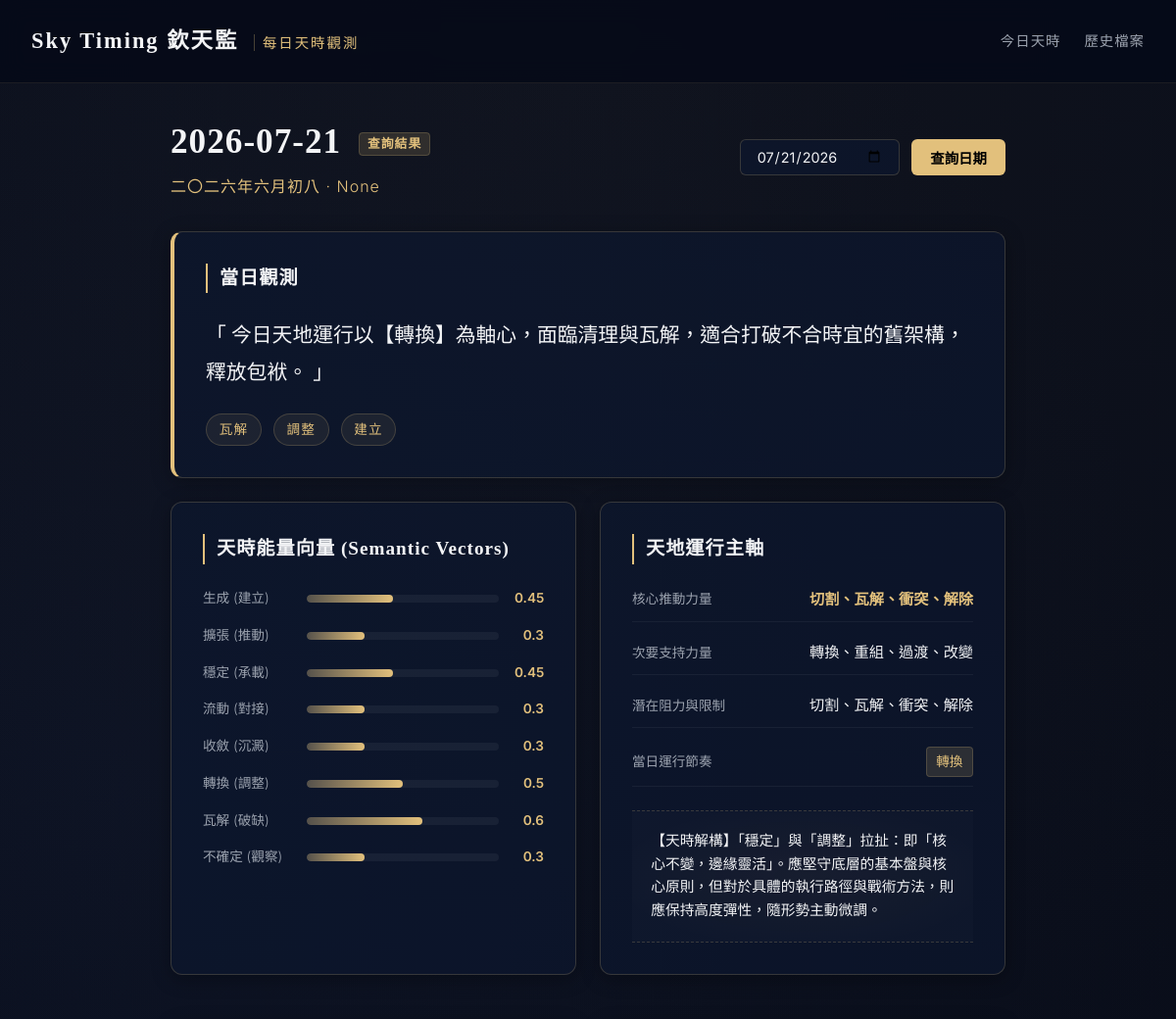
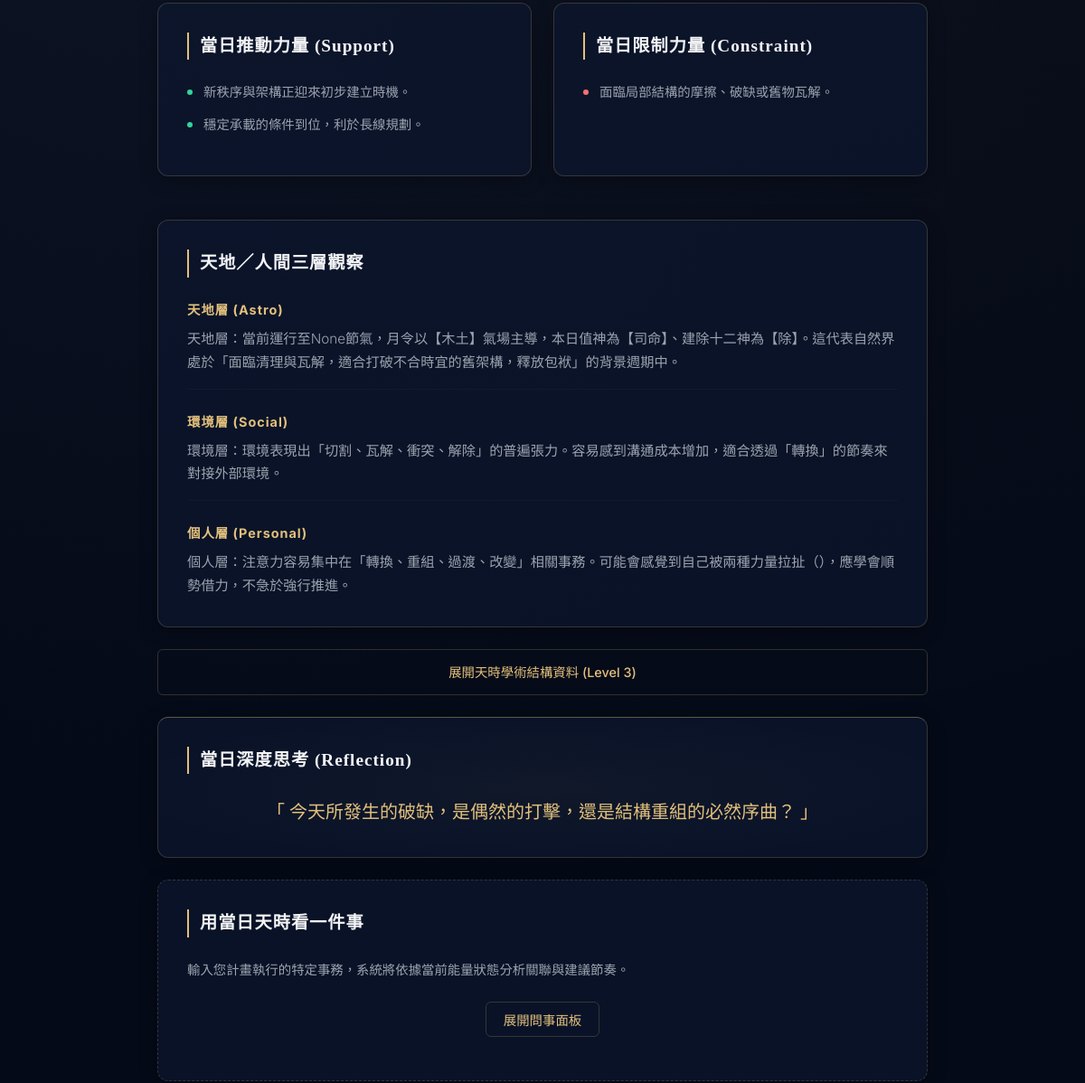
/date/2026-07-21 (upper part), run on an earlier commit of the app's database (2 pictures, top to bottom).
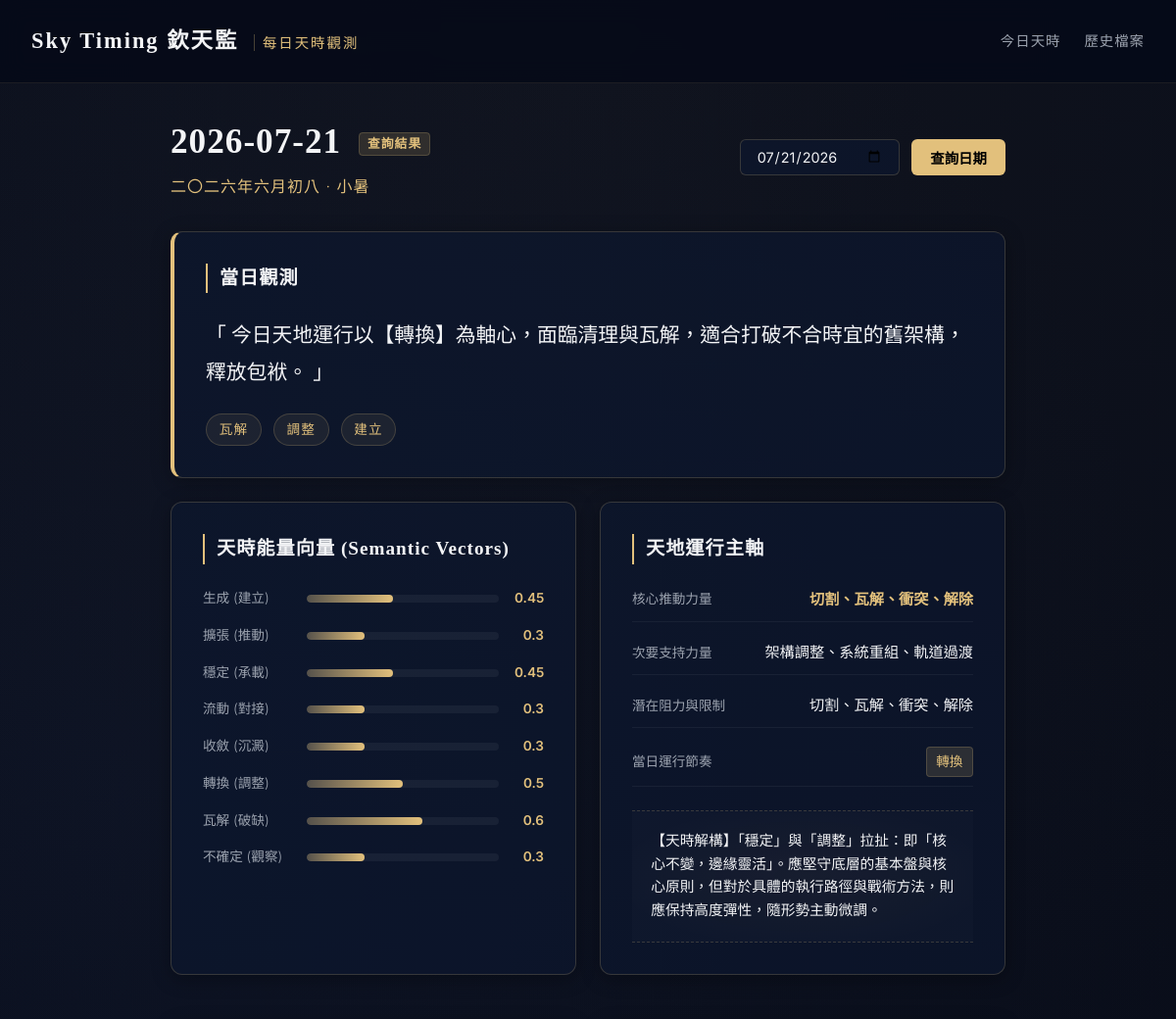
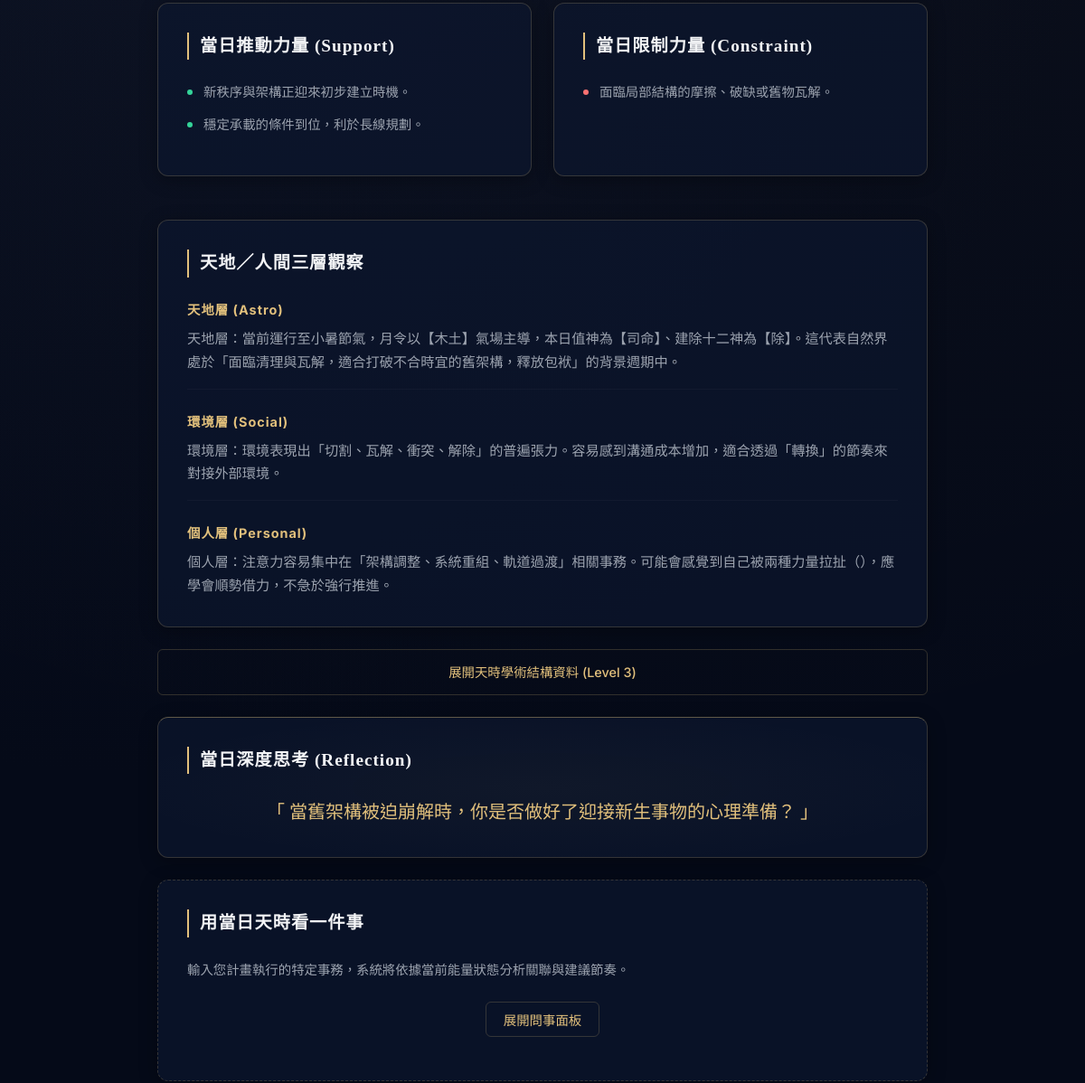
And on a later commit of the database (2 pictures, top to bottom).
### tables this page shows
CREATE TABLE daily_states (
            id INTEGER PRIMARY KEY AUTOINCREMENT,
            date TEXT NOT NULL,
            timezone TEXT NOT NULL,
            city TEXT NOT NULL,
            raw_timing_data TEXT NOT NULL,
            semantic_vectors TEXT NOT NULL,
            primary_force TEXT NOT NULL,
            secondary_force TEXT NOT NULL,
            constraint_force TEXT NOT NULL,
            daily_rhythm TEXT NOT NULL,
            daily_summary TEXT NOT NULL,
            reflection_question TEXT NOT NULL,
            created_at TEXT NOT NULL,
            UNIQUE(date, timezone, city)
        );

### app.py (the view)
@app.get("/date/{date_str}", response_class=HTMLResponse)
def read_date(request: Request, date_str: str):
    try:
        datetime.strptime(date_str, "%Y-%m-%d")
    except ValueError:
        raise HTTPException(status_code=400, detail="Invalid date format. Use YYYY-MM-DD.")
    state = get_or_create_state(date_str)
    return templates.TemplateResponse(request=request, name="date.html", context={"request": request, "state": state})

### templates/date.html (shortened to what the changed rows need)
<!DOCTYPE html>
<html lang="zh-TW">
<head>
    <link rel="stylesheet" href="/static/style.css">
</head>
<body>
    <main class="container">
        <section class="date-selector-section">
            <div class="current-date-info">
                <h1>{{ state.date }} <span class="date-badge">查詢結果</span></h1>
                <p class="lunar-calendar-text">{{ state.raw_timing_data.lunar_date }} · {{ state.raw_timing_data.solar_term }}</p>
            </div>
            <div class="selector-controls">
                <input type="date" id="dateQuery" value="{{ state.date }}">
                <button onclick="queryDate()" class="btn-gold">查詢日期</button>
            </div>
        </section>
        <section class="card one-liner-card">
            <h2>當日觀測</h2>
        </section>
        <section class="grid-2">
            <div class="card">
                <h2>天時能量向量 (Semantic Vectors)</h2>
            </div>
            <div class="card">
                <h2>天地運行主軸</h2>
                <div class="forces-info">
                    <div class="force-item">
                        <span class="force-title">核心推動力量</span>
                        <span class="force-val gold-text">{{ state.primary_force }}</span>
                    </div>
                    <div class="force-item">
                        <span class="force-title">次要支持力量</span>
                        <span class="force-val">{{ state.secondary_force }}</span>
                    </div>
                    <div class="force-item">
                        <span class="force-title">潛在阻力與限制</span>
                        <span class="force-val">{{ state.constraint_force }}</span>
                    </div>
                    <div class="force-item">
                        <span class="force-title">當日運行節奏</span>
                        <span class="force-val rhythm-badge">{{ state.daily_rhythm }}</span>
                    </div>
                </div>
            </div>
        </section>
        <section class="grid-2">
            <div class="card support-card">
                <h2>當日推動力量 (Support)</h2>
            </div>
            <div class="card constraint-card">
                <h2>當日限制力量 (Constraint)</h2>
            </div>
        </section>
        <section class="card">
            <h2>天地／人間三層觀察</h2>
            <div class="observation-tiers">
                <div class="tier-block">
                    <h3>天地層 (Astro)</h3>
                    <p>{{ state.content.tian_obs }}</p>
                </div>
                <div class="tier-block">
                    <h3>個人層 (Personal)</h3>
                    <p>{{ state.content.person_obs }}</p>
                </div>
            </div>
        </section>
        <section class="card question-card">
            <h2>當日深度思考 (Reflection)</h2>
            <p class="question-text">「 {{ state.reflection_question }} 」</p>
        </section>
        <section class="card ask-section">
            <h2>用當日天時看一件事</h2>
        </section>
    </main>
</body>
</html>

What changed in the data, as far as the page shows it:
removed daily_states: date "2026-07-21", date "07/21/2026", primary_force "切割、瓦解、衝突、解除", secondary_force "轉換、重組、過渡、改變", constraint_force "切割、瓦解、衝突、解除", daily_rhythm "轉換", reflection_question "今天所發生的破缺，是偶然的打擊，還是結構重組的必然序曲？"
added daily_states: date "2026-07-21", date "07/21/2026", primary_force "切割、瓦解、衝突、解除", secondary_force "架構調整、系統重組、軌道過渡", constraint_force "切割、瓦解、衝突、解除", daily_rhythm "轉換", reflection_question "當舊架構被迫崩解時，你是否做好了迎接新生事物的心理準備？"
Also different on the page:
{{ state.raw_timing_data.solar_term }}: "None" → "小暑"
{{ state.content.tian_obs }}: "天地層：當前運行至None節氣，月令以【木土】氣場主導，本日值神為【司命】、建除十二神為【除】。這代表自然界處於「面臨清理與瓦解，適合打破不合時宜的舊架構，釋放包袱」的背景週期中。" → "天地層：當前運行至小暑節氣，月令以【木土】氣場主導，本日值神為【司命】、建除十二神為【除】。這代表自然界處於「面臨清理與瓦解，適合打破不合時宜的舊架構，釋放包袱」的背景週期中。"
{{ state.content.person_obs }}: "個人層：注意力容易集中在「轉換、重組、過渡、改變」相關事務。可能會感覺到自己被兩種力量拉扯（），應學會順勢借力，不急於強行推進。" → "個人層：注意力容易集中在「架構調整、系統重組、軌道過渡」相關事務。可能會感覺到自己被兩種力量拉扯（），應學會順勢借力，不急於強行推進。"
